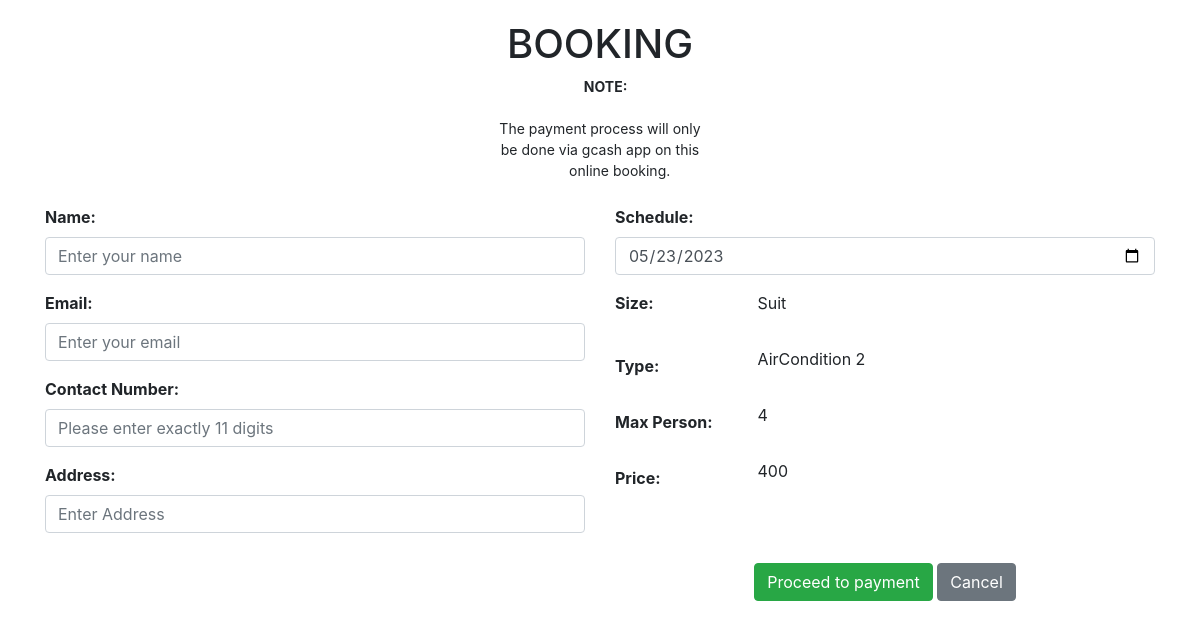
/book.php?id=3, run on the app's committed database.
### tables this page shows
CREATE TABLE `cottage_room` (
  `CRid` int(11) NOT NULL,
  `category` varchar(100) NOT NULL,
  `photo` varchar(100) NOT NULL,
  `media_type` varchar(100) NOT NULL,
  `cottage_type` varchar(100) NOT NULL,
  `class` varchar(100) NOT NULL,
  `person` varchar(100) NOT NULL,
  `price` varchar(1000) NOT NULL
);

### book.php (the view, shortened to what this page needs)
<?php
include 'db_con.php';
$id = $_GET['id'];
$query = "SELECT * FROM cottage_room Where CRid=$id";
$result = mysqli_query($conn, $query);
$row = mysqli_fetch_assoc($result);
$cottage_type = $row["cottage_type"];
$class = $row["class"];
$person = $row["person"];
$price = $row["price"];
?>
<!DOCTYPE html>
<html lang="en">
<head>
    <link rel="stylesheet" href="https://maxcdn.bootstrapcdn.com/bootstrap/4.5.2/css/bootstrap.min.css">
</head>
<body>
    <div class="container">
        <h1 class="text-center">BOOKING</h1>
        <div class="text-center mb-4">
            <pre>  <b> NOTE:</b>
The payment process will only
be done via gcash app on this
          online booking.</pre>
        </div>
        <form method="POST">
            <div class="row">
                <div class="col-md-6">
                    <div class="form-group">
                        <label for="name"><b>Name:</b></label>
                        <input type="text" class="form-control" placeholder="Enter your name" name="name" required>
                    </div>
                    <div class="form-group">
                        <label for="email"><b>Email:</b></label>
                        <input type="email" class="form-control" placeholder="Enter your email" name="email" required>
                    </div>
                    <div class="form-group">
                        <label for="contact"><b>Contact Number:</b></label>
                        <input type="tel" class="form-control" name="contact"
                            placeholder="Please enter exactly 11 digits" pattern="\d{11}"
                            title="Please enter exactly 11 digits" required>
                    </div>
                    <div class="form-group">
                        <label for="address"><b>Address:</b></label>
                        <input type="text" class="form-control" placeholder="Enter Address" name="address" required>
                    </div>
                </div>
                <div class="col-md-6 ">
                    <div class="form-group">
                        <label for="sched"><b>Schedule:</b></label>
                        <input type="date" class="form-control" value="<?php echo date("Y-m-d"); ?>" name="sched"
                            required>
                    </div>
                    <div class="form-group">
                        <div class="row">
                            <div class="col-md-3">
                                <label for="Size"><b>Size:</b></label>
                            </div>
                            <div class="col-md-9">
                                <p class="form-control-static">
                                    <?php echo $cottage_type; ?>
                                </p>
                            </div>
                        </div>
                    </div>
                    <div class="form-group row">
                        <label for="type" class="col-md-3 col-form-label"><b>Type:</b></label>
                        <div class="col-md-9">
                            <p class="form-control-static">
                                <?php echo $class; ?>
                            </p>
                        </div>
                    </div>
                    <div class="form-group row">
                        <label for="max" class="col-md-3 col-form-label"><b>Max Person:</b></label>
                        <div class="col-md-9">
                            <p class="form-control-static">
                                <?php echo $person; ?>
                            </p>
                        </div>
                    </div>
                    <div class="form-group row">
                        <label for="price" class="col-md-3 col-form-label"><b>Price:</b></label>
                        <div class="col-md-9">
                            <p class="form-control-static">
                                <?php echo $price; ?>
                            </p>
                        </div>
                    </div>
                    <div class="text-center mt-5 pt-3">
                        <button type="submit" class="btn btn-success ">Proceed to payment</button>
                        <a class="btn btn-secondary" href="./buho_xml/index.php"
                            onclick="return confirm('Are you sure you want to cancel?')">Cancel</a>
                    </div>
        </form>
    </div>
</body>
</html>

### book.php (style rules this page uses)
body { padding: 20px; }
pre { white-space: pre-wrap; font-family: inherit; margin: 0; }

### data on the page
cottage_room: cottage_type "Suit", class "AirCondition 2", person "4", price "400"
